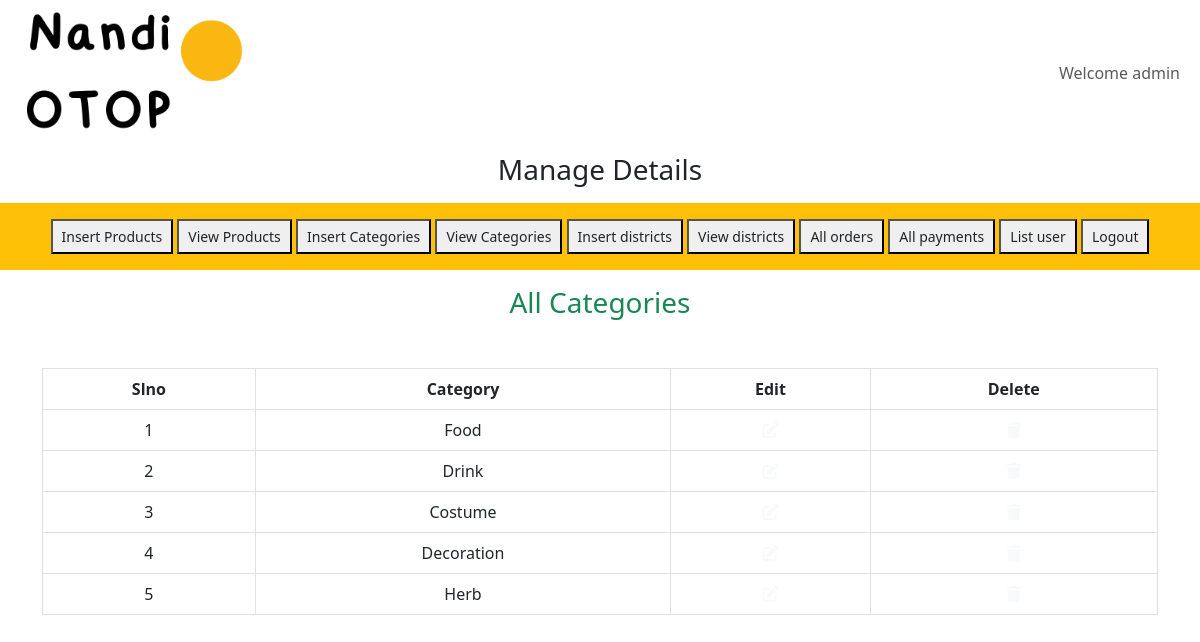
The app's page /admin_area/index.php?view_categories (signed in) with its own data.
### tables this page shows
CREATE TABLE `categories` (
  `category_id` int(11) NOT NULL,
  `category_title` varchar(100) NOT NULL
);

### admin_area/view_categories.php (the view)
<h3 class="text-center text-success">All Categories</h3>
<table class="table table-bordered mt-5">
    <thead class="bg-warning">
        <tr class="text-center">
            <th>Slno</th>
            <th>Category</th>
            <th>Edit</th>
            <th>Delete</th>
        </tr>
    </thead>
    <tbody class="bg-secondary text-light">
        <?php
        $select_cat="select * from `categories`";
        $result=mysqli_query($con,$select_cat);
        $number=0;
        while($row=mysqli_fetch_assoc($result)){
            $category_id=$row['category_id'];
            $category_title=$row['category_title'];
            $number++;
        ?>
        <tr class="text-center">
            <td><?php echo $number;?></td>
            <td><?php echo $category_title;?></td>
            <td><a href='index.php?edit_category=<?php echo $category_id?>'class='text-light'><i class='fa-solid fa-pen-to-square'></i></a></td>
            <td><a href='index.php?delete_category=<?php echo $category_id?>'class='text-light'><i class='fa-solid fa-trash'></i></a></td>
        </tr>
<?php
}?>
    </tbody>
</table>

### style.css (style rules this page uses)
* { margin: 0; padding: 0; box-sizing: border-box; }

### admin_area/index.php (style rules this page uses)
body { overflow-x:hidden; }

### records on screen
categories: category_title "Food"
categories: category_title "Drink"
categories: category_title "Costume"
categories: category_title "Decoration"
categories: category_title "Herb"

### other values on screen
$_SESSION['admin_name'] "admin"
